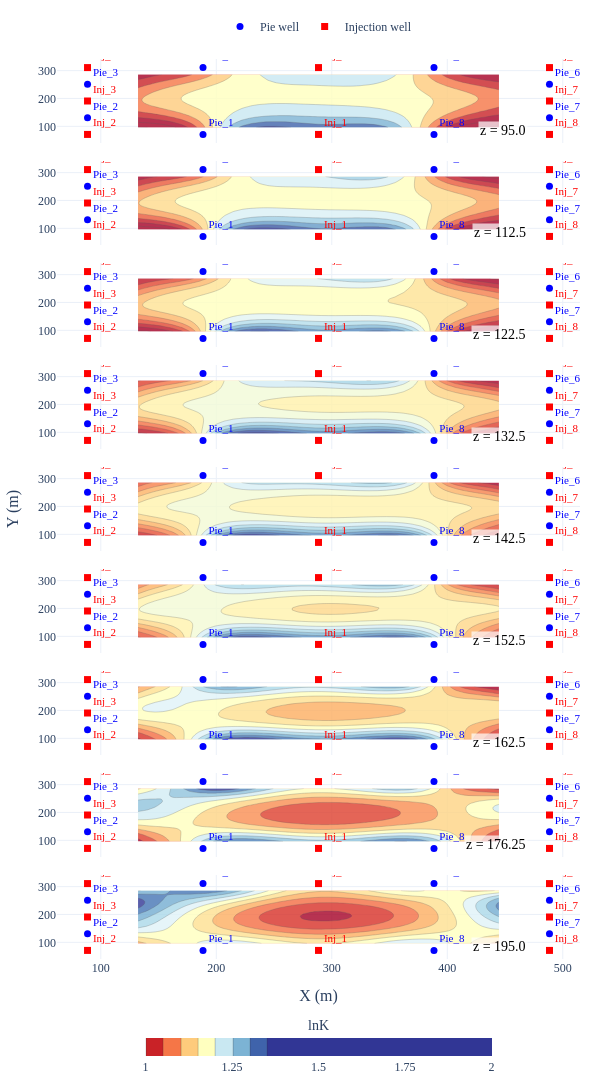

Write notebook code for a chart like this one.
### Markdown cell above
### 2D slice contour plot prior information

### Code cell
fig = plot_all_contours(df_prior_core, f'iter_{iter}', [1, 2], 15, (600, 3600))
# fig = plot_all_contours(df_prior, 'log_K', [-1, 1], 15, (600, 4800))

### Figure 1 — Plotly figure (JSON) as saved in the notebook; plotly's stock layout.template omitted (floating-point values rounded to 4 significant figures; data arrays with more than 128 entries replaced by an {"elided": "..."} marker saying what was removed)
{"data": [{"coloraxis": "coloraxis", "colorscale": [[0, "rgb(165,0,38)"], [0.1, "rgb(215,48,39)"], [0.2, "rgb(244,109,67)"], [0.3, "rgb(253,174,97)"], [0.4, "rgb(254,224,144)"], [0.5, "rgb(255,255,191)"], [0.6, "rgb(224,243,248)"], [0.7, "rgb(171,217,233)"], [0.8, "rgb(116,173,209)"], [0.9, "rgb(69,117,180)"], [1, "rgb(49,54,149)"]], "line": {"color": "#333333", "width": 0.25}, "ncontours": 15, "opacity": 0.8, "showscale": false, "type": "contour", "x": [132.2, 139.8, 147.2, 154.8, 162.2, 169.8, 177.2, 184.8, 192.2, 199.8, 207.2, 214.8, 222.2, 229.8, 237.2, 244.8, 252.2, 259.8, 267.2, 274.0, 280.0, 285.8, 291.2, 297.0, 303.0, 309.8, 317.2, 324.8, 332.2, 339.8, 347.2, 354.8, 362.2, 369.8, 377.2, 384.8, 392.2, 399.8, 407.2, 414.8, 422.2, 429.8, 437.2, 444.8], "xaxis": "x", "y": [96.0, 104.8, 112.2, 119.8, 127.2, 134.8, 142.2, 149.8, 157.2, 164.8, 172.2, 179.8, 187.2, 194.8, 202.2, 209.8, 217.2, 224.8, 232.2, 239.8, 247.2, 254.8, 262.2, 269.8, 277.2, 286.0], "yaxis": "y", "z": {"elided": "26x44 float values"}, "zmax": 2, "zmin": 1}, {"marker": {"color": "blue", "size": 7, "symbol": "circle"}, "mode": "markers+text", "name": "Pie well", "showlegend": true, "text": ["Pie_1", "Pie_2", "Pie_3", "Pie_4", "Pie_5", "Pie_6", "Pie_7", "Pie_8"], "textfont": {"color": "blue", "family": "Times New Roman", "size": 11}, "textposition": "top right", "type": "scatter", "x": [188.5, 88.5, 88.5, 188.5, 388.5, 488.5, 488.5, 388.5], "xaxis": "x", "y": [71, 131, 251, 311, 311, 251, 131, 71], "yaxis": "y"}, {"marker": {"color": "red", "size": 7, "symbol": "square"}, "mode": "markers+text", "name": "Injection well", "showlegend": true, "text": ["Inj_1", "Inj_2", "Inj_3", "Inj_4", "Inj_5", "Inj_6", "Inj_7", "Inj_8"], "textfont": {"color": "red", "family": "Times New Roman", "size": 11}, "textposition": "top right", "type": "scatter", "x": [288.5, 88.5, 88.5, 88.5, 288.5, 488.5, 488.5, 488.5], "xaxis": "x", "y": [71, 71, 191, 311, 311, 311, 191, 71], "yaxis": "y"}, {"coloraxis": "coloraxis", "colorscale": [[0, "rgb(165,0,38)"], [0.1, "rgb(215,48,39)"], [0.2, "rgb(244,109,67)"], [0.3, "rgb(253,174,97)"], [0.4, "rgb(254,224,144)"], [0.5, "rgb(255,255,191)"], [0.6, "rgb(224,243,248)"], [0.7, "rgb(171,217,233)"], [0.8, "rgb(116,173,209)"], [0.9, "rgb(69,117,180)"], [1, "rgb(49,54,149)"]], "line": {"color": "#333333", "width": 0.25}, "ncontours": 15, "opacity": 0.8, "showscale": false, "type": "contour", "x": [132.2, 139.8, 147.2, 154.8, 162.2, 169.8, 177.2, 184.8, 192.2, 199.8, 207.2, 214.8, 222.2, 229.8, 237.2, 244.8, 252.2, 259.8, 267.2, 274.0, 280.0, 285.8, 291.2, 297.0, 303.0, 309.8, 317.2, 324.8, 332.2, 339.8, 347.2, 354.8, 362.2, 369.8, 377.2, 384.8, 392.2, 399.8, 407.2, 414.8, 422.2, 429.8, 437.2, 444.8], "xaxis": "x2", "y": [96.0, 104.8, 112.2, 119.8, 127.2, 134.8, 142.2, 149.8, 157.2, 164.8, 172.2, 179.8, 187.2, 194.8, 202.2, 209.8, 217.2, 224.8, 232.2, 239.8, 247.2, 254.8, 262.2, 269.8, 277.2, 286.0], "yaxis": "y2", "z": {"elided": "26x44 float values"}, "zmax": 2, "zmin": 1}, {"marker": {"color": "blue", "size": 7, "symbol": "circle"}, "mode": "markers+text", "name": "Pie well", "showlegend": false, "text": ["Pie_1", "Pie_2", "Pie_3", "Pie_4", "Pie_5", "Pie_6", "Pie_7", "Pie_8"], "textfont": {"color": "blue", "family": "Times New Roman", "size": 11}, "textposition": "top right", "type": "scatter", "x": [188.5, 88.5, 88.5, 188.5, 388.5, 488.5, 488.5, 388.5], "xaxis": "x2", "y": [71, 131, 251, 311, 311, 251, 131, 71], "yaxis": "y2"}, {"marker": {"color": "red", "size": 7, "symbol": "square"}, "mode": "markers+text", "name": "Injection well", "showlegend": false, "text": ["Inj_1", "Inj_2", "Inj_3", "Inj_4", "Inj_5", "Inj_6", "Inj_7", "Inj_8"], "textfont": {"color": "red", "family": "Times New Roman", "size": 11}, "textposition": "top right", "type": "scatter", "x": [288.5, 88.5, 88.5, 88.5, 288.5, 488.5, 488.5, 488.5], "xaxis": "x2", "y": [71, 71, 191, 311, 311, 311, 191, 71], "yaxis": "y2"}, {"coloraxis": "coloraxis", "colorscale": [[0, "rgb(165,0,38)"], [0.1, "rgb(215,48,39)"], [0.2, "rgb(244,109,67)"], [0.3, "rgb(253,174,97)"], [0.4, "rgb(254,224,144)"], [0.5, "rgb(255,255,191)"], [0.6, "rgb(224,243,248)"], [0.7, "rgb(171,217,233)"], [0.8, "rgb(116,173,209)"], [0.9, "rgb(69,117,180)"], [1, "rgb(49,54,149)"]], "line": {"color": "#333333", "width": 0.25}, "ncontours": 15, "opacity": 0.8, "showscale": false, "type": "contour", "x": [132.2, 139.8, 147.2, 154.8, 162.2, 169.8, 177.2, 184.8, 192.2, 199.8, 207.2, 214.8, 222.2, 229.8, 237.2, 244.8, 252.2, 259.8, 267.2, 274.0, 280.0, 285.8, 291.2, 297.0, 303.0, 309.8, 317.2, 324.8, 332.2, 339.8, 347.2, 354.8, 362.2, 369.8, 377.2, 384.8, 392.2, 399.8, 407.2, 414.8, 422.2, 429.8, 437.2, 444.8], "xaxis": "x3", "y": [96.0, 104.8, 112.2, 119.8, 127.2, 134.8, 142.2, 149.8, 157.2, 164.8, 172.2, 179.8, 187.2, 194.8, 202.2, 209.8, 217.2, 224.8, 232.2, 239.8, 247.2, 254.8, 262.2, 269.8, 277.2, 286.0], "yaxis": "y3", "z": {"elided": "26x44 float values"}, "zmax": 2, "zmin": 1}, {"marker": {"color": "blue", "size": 7, "symbol": "circle"}, "mode": "markers+text", "name": "Pie well", "showlegend": false, "text": ["Pie_1", "Pie_2", "Pie_3", "Pie_4", "Pie_5", "Pie_6", "Pie_7", "Pie_8"], "textfont": {"color": "blue", "family": "Times New Roman", "size": 11}, "textposition": "top right", "type": "scatter", "x": [188.5, 88.5, 88.5, 188.5, 388.5, 488.5, 488.5, 388.5], "xaxis": "x3", "y": [71, 131, 251, 311, 311, 251, 131, 71], "yaxis": "y3"}, {"marker": {"color": "red", "size": 7, "symbol": "square"}, "mode": "markers+text", "name": "Injection well", "showlegend": false, "text": ["Inj_1", "Inj_2", "Inj_3", "Inj_4", "Inj_5", "Inj_6", "Inj_7", "Inj_8"], "textfont": {"color": "red", "family": "Times New Roman", "size": 11}, "textposition": "top right", "type": "scatter", "x": [288.5, 88.5, 88.5, 88.5, 288.5, 488.5, 488.5, 488.5], "xaxis": "x3", "y": [71, 71, 191, 311, 311, 311, 191, 71], "yaxis": "y3"}, {"coloraxis": "coloraxis", "colorscale": [[0, "rgb(165,0,38)"], [0.1, "rgb(215,48,39)"], [0.2, "rgb(244,109,67)"], [0.3, "rgb(253,174,97)"], [0.4, "rgb(254,224,144)"], [0.5, "rgb(255,255,191)"], [0.6, "rgb(224,243,248)"], [0.7, "rgb(171,217,233)"], [0.8, "rgb(116,173,209)"], [0.9, "rgb(69,117,180)"], [1, "rgb(49,54,149)"]], "line": {"color": "#333333", "width": 0.25}, "ncontours": 15, "opacity": 0.8, "showscale": false, "type": "contour", "x": [132.2, 139.8, 147.2, 154.8, 162.2, 169.8, 177.2, 184.8, 192.2, 199.8, 207.2, 214.8, 222.2, 229.8, 237.2, 244.8, 252.2, 259.8, 267.2, 274.0, 280.0, 285.8, 291.2, 297.0, 303.0, 309.8, 317.2, 324.8, 332.2, 339.8, 347.2, 354.8, 362.2, 369.8, 377.2, 384.8, 392.2, 399.8, 407.2, 414.8, 422.2, 429.8, 437.2, 444.8], "xaxis": "x4", "y": [96.0, 104.8, 112.2, 119.8, 127.2, 134.8, 142.2, 149.8, 157.2, 164.8, 172.2, 179.8, 187.2, 194.8, 202.2, 209.8, 217.2, 224.8, 232.2, 239.8, 247.2, 254.8, 262.2, 269.8, 277.2, 286.0], "yaxis": "y4", "z": {"elided": "26x44 float values"}, "zmax": 2, "zmin": 1}, {"marker": {"color": "blue", "size": 7, "symbol": "circle"}, "mode": "markers+text", "name": "Pie well", "showlegend": false, "text": ["Pie_1", "Pie_2", "Pie_3", "Pie_4", "Pie_5", "Pie_6", "Pie_7", "Pie_8"], "textfont": {"color": "blue", "family": "Times New Roman", "size": 11}, "textposition": "top right", "type": "scatter", "x": [188.5, 88.5, 88.5, 188.5, 388.5, 488.5, 488.5, 388.5], "xaxis": "x4", "y": [71, 131, 251, 311, 311, 251, 131, 71], "yaxis": "y4"}, {"marker": {"color": "red", "size": 7, "symbol": "square"}, "mode": "markers+text", "name": "Injection well", "showlegend": false, "text": ["Inj_1", "Inj_2", "Inj_3", "Inj_4", "Inj_5", "Inj_6", "Inj_7", "Inj_8"], "textfont": {"color": "red", "family": "Times New Roman", "size": 11}, "textposition": "top right", "type": "scatter", "x": [288.5, 88.5, 88.5, 88.5, 288.5, 488.5, 488.5, 488.5], "xaxis": "x4", "y": [71, 71, 191, 311, 311, 311, 191, 71], "yaxis": "y4"}, {"coloraxis": "coloraxis", "colorscale": [[0, "rgb(165,0,38)"], [0.1, "rgb(215,48,39)"], [0.2, "rgb(244,109,67)"], [0.3, "rgb(253,174,97)"], [0.4, "rgb(254,224,144)"], [0.5, "rgb(255,255,191)"], [0.6, "rgb(224,243,248)"], [0.7, "rgb(171,217,233)"], [0.8, "rgb(116,173,209)"], [0.9, "rgb(69,117,180)"], [1, "rgb(49,54,149)"]], "line": {"color": "#333333", "width": 0.25}, "ncontours": 15, "opacity": 0.8, "showscale": false, "type": "contour", "x": [132.2, 139.8, 147.2, 154.8, 162.2, 169.8, 177.2, 184.8, 192.2, 199.8, 207.2, 214.8, 222.2, 229.8, 237.2, 244.8, 252.2, 259.8, 267.2, 274.0, 280.0, 285.8, 291.2, 297.0, 303.0, 309.8, 317.2, 324.8, 332.2, 339.8, 347.2, 354.8, 362.2, 369.8, 377.2, 384.8, 392.2, 399.8, 407.2, 414.8, 422.2, 429.8, 437.2, 444.8], "xaxis": "x5", "y": [96.0, 104.8, 112.2, 119.8, 127.2, 134.8, 142.2, 149.8, 157.2, 164.8, 172.2, 179.8, 187.2, 194.8, 202.2, 209.8, 217.2, 224.8, 232.2, 239.8, 247.2, 254.8, 262.2, 269.8, 277.2, 286.0], "yaxis": "y5", "z": {"elided": "26x44 float values"}, "zmax": 2, "zmin": 1}, {"marker": {"color": "blue", "size": 7, "symbol": "circle"}, "mode": "markers+text", "name": "Pie well", "showlegend": false, "text": ["Pie_1", "Pie_2", "Pie_3", "Pie_4", "Pie_5", "Pie_6", "Pie_7", "Pie_8"], "textfont": {"color": "blue", "family": "Times New Roman", "size": 11}, "textposition": "top right", "type": "scatter", "x": [188.5, 88.5, 88.5, 188.5, 388.5, 488.5, 488.5, 388.5], "xaxis": "x5", "y": [71, 131, 251, 311, 311, 251, 131, 71], "yaxis": "y5"}, {"marker": {"color": "red", "size": 7, "symbol": "square"}, "mode": "markers+text", "name": "Injection well", "showlegend": false, "text": ["Inj_1", "Inj_2", "Inj_3", "Inj_4", "Inj_5", "Inj_6", "Inj_7", "Inj_8"], "textfont": {"color": "red", "family": "Times New Roman", "size": 11}, "textposition": "top right", "type": "scatter", "x": [288.5, 88.5, 88.5, 88.5, 288.5, 488.5, 488.5, 488.5], "xaxis": "x5", "y": [71, 71, 191, 311, 311, 311, 191, 71], "yaxis": "y5"}, {"coloraxis": "coloraxis", "colorscale": [[0, "rgb(165,0,38)"], [0.1, "rgb(215,48,39)"], [0.2, "rgb(244,109,67)"], [0.3, "rgb(253,174,97)"], [0.4, "rgb(254,224,144)"], [0.5, "rgb(255,255,191)"], [0.6, "rgb(224,243,248)"], [0.7, "rgb(171,217,233)"], [0.8, "rgb(116,173,209)"], [0.9, "rgb(69,117,180)"], [1, "rgb(49,54,149)"]], "line": {"color": "#333333", "width": 0.25}, "ncontours": 15, "opacity": 0.8, "showscale": false, "type": "contour", "x": [132.2, 139.8, 147.2, 154.8, 162.2, 169.8, 177.2, 184.8, 192.2, 199.8, 207.2, 214.8, 222.2, 229.8, 237.2, 244.8, 252.2, 259.8, 267.2, 274.0, 280.0, 285.8, 291.2, 297.0, 303.0, 309.8, 317.2, 324.8, 332.2, 339.8, 347.2, 354.8, 362.2, 369.8, 377.2, 384.8, 392.2, 399.8, 407.2, 414.8, 422.2, 429.8, 437.2, 444.8], "xaxis": "x6", "y": [96.0, 104.8, 112.2, 119.8, 127.2, 134.8, 142.2, 149.8, 157.2, 164.8, 172.2, 179.8, 187.2, 194.8, 202.2, 209.8, 217.2, 224.8, 232.2, 239.8, 247.2, 254.8, 262.2, 269.8, 277.2, 286.0], "yaxis": "y6", "z": {"elided": "26x44 float values"}, "zmax": 2, "zmin": 1}, {"marker": {"color": "blue", "size": 7, "symbol": "circle"}, "mode": "markers+text", "name": "Pie well", "showlegend": false, "text": ["Pie_1", "Pie_2", "Pie_3", "Pie_4", "Pie_5", "Pie_6", "Pie_7", "Pie_8"], "textfont": {"color": "blue", "family": "Times New Roman", "size": 11}, "textposition": "top right", "type": "scatter", "x": [188.5, 88.5, 88.5, 188.5, 388.5, 488.5, 488.5, 388.5], "xaxis": "x6", "y": [71, 131, 251, 311, 311, 251, 131, 71], "yaxis": "y6"}, {"marker": {"color": "red", "size": 7, "symbol": "square"}, "mode": "markers+text", "name": "Injection well", "showlegend": false, "text": ["Inj_1", "Inj_2", "Inj_3", "Inj_4", "Inj_5", "Inj_6", "Inj_7", "Inj_8"], "textfont": {"color": "red", "family": "Times New Roman", "size": 11}, "textposition": "top right", "type": "scatter", "x": [288.5, 88.5, 88.5, 88.5, 288.5, 488.5, 488.5, 488.5], "xaxis": "x6", "y": [71, 71, 191, 311, 311, 311, 191, 71], "yaxis": "y6"}, {"coloraxis": "coloraxis", "colorscale": [[0, "rgb(165,0,38)"], [0.1, "rgb(215,48,39)"], [0.2, "rgb(244,109,67)"], [0.3, "rgb(253,174,97)"], [0.4, "rgb(254,224,144)"], [0.5, "rgb(255,255,191)"], [0.6, "rgb(224,243,248)"], [0.7, "rgb(171,217,233)"], [0.8, "rgb(116,173,209)"], [0.9, "rgb(69,117,180)"], [1, "rgb(49,54,149)"]], "line": {"color": "#333333", "width": 0.25}, "ncontours": 15, "opacity": 0.8, "showscale": false, "type": "contour", "x": [132.2, 139.8, 147.2, 154.8, 162.2, 169.8, 177.2, 184.8, 192.2, 199.8, 207.2, 214.8, 222.2, 229.8, 237.2, 244.8, 252.2, 259.8, 267.2, 274.0, 280.0, 285.8, 291.2, 297.0, 303.0, 309.8, 317.2, 324.8, 332.2, 339.8, 347.2, 354.8, 362.2, 369.8, 377.2, 384.8, 392.2, 399.8, 407.2, 414.8, 422.2, 429.8, 437.2, 444.8], "xaxis": "x7", "y": [96.0, 104.8, 112.2, 119.8, 127.2, 134.8, 142.2, 149.8, 157.2, 164.8, 172.2, 179.8, 187.2, 194.8, 202.2, 209.8, 217.2, 224.8, 232.2, 239.8, 247.2, 254.8, 262.2, 269.8, 277.2, 286.0], "yaxis": "y7", "z": {"elided": "26x44 float values"}, "zmax": 2, "zmin": 1}, {"marker": {"color": "blue", "size": 7, "symbol": "circle"}, "mode": "markers+text", "name": "Pie well", "showlegend": false, "text": ["Pie_1", "Pie_2", "Pie_3", "Pie_4", "Pie_5", "Pie_6", "Pie_7", "Pie_8"], "textfont": {"color": "blue", "family": "Times New Roman", "size": 11}, "textposition": "top right", "type": "scatter", "x": [188.5, 88.5, 88.5, 188.5, 388.5, 488.5, 488.5, 388.5], "xaxis": "x7", "y": [71, 131, 251, 311, 311, 251, 131, 71], "yaxis": "y7"}, {"marker": {"color": "red", "size": 7, "symbol": "square"}, "mode": "markers+text", "name": "Injection well", "showlegend": false, "text": ["Inj_1", "Inj_2", "Inj_3", "Inj_4", "Inj_5", "Inj_6", "Inj_7", "Inj_8"], "textfont": {"color": "red", "family": "Times New Roman", "size": 11}, "textposition": "top right", "type": "scatter", "x": [288.5, 88.5, 88.5, 88.5, 288.5, 488.5, 488.5, 488.5], "xaxis": "x7", "y": [71, 71, 191, 311, 311, 311, 191, 71], "yaxis": "y7"}, {"coloraxis": "coloraxis", "colorscale": [[0, "rgb(165,0,38)"], [0.1, "rgb(215,48,39)"], [0.2, "rgb(244,109,67)"], [0.3, "rgb(253,174,97)"], [0.4, "rgb(254,224,144)"], [0.5, "rgb(255,255,191)"], [0.6, "rgb(224,243,248)"], [0.7, "rgb(171,217,233)"], [0.8, "rgb(116,173,209)"], [0.9, "rgb(69,117,180)"], [1, "rgb(49,54,149)"]], "line": {"color": "#333333", "width": 0.25}, "ncontours": 15, "opacity": 0.8, "showscale": false, "type": "contour", "x": [132.2, 139.8, 147.2, 154.8, 162.2, 169.8, 177.2, 184.8, 192.2, 199.8, 207.2, 214.8, 222.2, 229.8, 237.2, 244.8, 252.2, 259.8, 267.2, 274.0, 280.0, 285.8, 291.2, 297.0, 303.0, 309.8, 317.2, 324.8, 332.2, 339.8, 347.2, 354.8, 362.2, 369.8, 377.2, 384.8, 392.2, 399.8, 407.2, 414.8, 422.2, 429.8, 437.2, 444.8], "xaxis": "x8", "y": [96.0, 104.8, 112.2, 119.8, 127.2, 134.8, 142.2, 149.8, 157.2, 164.8, 172.2, 179.8, 187.2, 194.8, 202.2, 209.8, 217.2, 224.8, 232.2, 239.8, 247.2, 254.8, 262.2, 269.8, 277.2, 286.0], "yaxis": "y8", "z": {"elided": "26x44 float values"}, "zmax": 2, "zmin": 1}, {"marker": {"color": "blue", "size": 7, "symbol": "circle"}, "mode": "markers+text", "name": "Pie well", "showlegend": false, "text": ["Pie_1", "Pie_2", "Pie_3", "Pie_4", "Pie_5", "Pie_6", "Pie_7", "Pie_8"], "textfont": {"color": "blue", "family": "Times New Roman", "size": 11}, "textposition": "top right", "type": "scatter", "x": [188.5, 88.5, 88.5, 188.5, 388.5, 488.5, 488.5, 388.5], "xaxis": "x8", "y": [71, 131, 251, 311, 311, 251, 131, 71], "yaxis": "y8"}, {"marker": {"color": "red", "size": 7, "symbol": "square"}, "mode": "markers+text", "name": "Injection well", "showlegend": false, "text": ["Inj_1", "Inj_2", "Inj_3", "Inj_4", "Inj_5", "Inj_6", "Inj_7", "Inj_8"], "textfont": {"color": "red", "family": "Times New Roman", "size": 11}, "textposition": "top right", "type": "scatter", "x": [288.5, 88.5, 88.5, 88.5, 288.5, 488.5, 488.5, 488.5], "xaxis": "x8", "y": [71, 71, 191, 311, 311, 311, 191, 71], "yaxis": "y8"}, {"coloraxis": "coloraxis", "colorscale": [[0, "rgb(165,0,38)"], [0.1, "rgb(215,48,39)"], [0.2, "rgb(244,109,67)"], [0.3, "rgb(253,174,97)"], [0.4, "rgb(254,224,144)"], [0.5, "rgb(255,255,191)"], [0.6, "rgb(224,243,248)"], [0.7, "rgb(171,217,233)"], [0.8, "rgb(116,173,209)"], [0.9, "rgb(69,117,180)"], [1, "rgb(49,54,149)"]], "line": {"color": "#333333", "width": 0.25}, "ncontours": 15, "opacity": 0.8, "showscale": false, "type": "contour", "x": [132.2, 139.8, 147.2, 154.8, 162.2, 169.8, 177.2, 184.8, 192.2, 199.8, 207.2, 214.8, 222.2, 229.8, 237.2, 244.8, 252.2, 259.8, 267.2, 274.0, 280.0, 285.8, 291.2, 297.0, 303.0, 309.8, 317.2, 324.8, 332.2, 339.8, 347.2, 354.8, 362.2, 369.8, 377.2, 384.8, 392.2, 399.8, 407.2, 414.8, 422.2, 429.8, 437.2, 444.8], "xaxis": "x9", "y": [96.0, 104.8, 112.2, 119.8, 127.2, 134.8, 142.2, 149.8, 157.2, 164.8, 172.2, 179.8, 187.2, 194.8, 202.2, 209.8, 217.2, 224.8, 232.2, 239.8, 247.2, 254.8, 262.2, 269.8, 277.2, 286.0], "yaxis": "y9", "z": {"elided": "26x44 float values"}, "zmax": 2, "zmin": 1}, {"marker": {"color": "blue", "size": 7, "symbol": "circle"}, "mode": "markers+text", "name": "Pie well", "showlegend": false, "text": ["Pie_1", "Pie_2", "Pie_3", "Pie_4", "Pie_5", "Pie_6", "Pie_7", "Pie_8"], "textfont": {"color": "blue", "family": "Times New Roman", "size": 11}, "textposition": "top right", "type": "scatter", "x": [188.5, 88.5, 88.5, 188.5, 388.5, 488.5, 488.5, 388.5], "xaxis": "x9", "y": [71, 131, 251, 311, 311, 251, 131, 71], "yaxis": "y9"}, {"marker": {"color": "red", "size": 7, "symbol": "square"}, "mode": "markers+text", "name": "Injection well", "showlegend": false, "text": ["Inj_1", "Inj_2", "Inj_3", "Inj_4", "Inj_5", "Inj_6", "Inj_7", "Inj_8"], "textfont": {"color": "red", "family": "Times New Roman", "size": 11}, "textposition": "top right", "type": "scatter", "x": [288.5, 88.5, 88.5, 88.5, 288.5, 488.5, 488.5, 488.5], "xaxis": "x9", "y": [71, 71, 191, 311, 311, 311, 191, 71], "yaxis": "y9"}], "layout": {"annotations": [{"bgcolor": "rgba(255,255,255,0.7)", "font": {"color": "black", "family": "Times New Roman", "size": 14}, "showarrow": false, "text": "z = 95.0", "x": 0.9, "xanchor": "right", "xref": "paper", "y": 0.03, "yanchor": "bottom", "yref": "y domain"}, {"bgcolor": "rgba(255,255,255,0.7)", "font": {"color": "black", "family": "Times New Roman", "size": 14}, "showarrow": false, "text": "z = 112.5", "x": 0.9, "xanchor": "right", "xref": "paper", "y": 0.03, "yanchor": "bottom", "yref": "y2 domain"}, {"bgcolor": "rgba(255,255,255,0.7)", "font": {"color": "black", "family": "Times New Roman", "size": 14}, "showarrow": false, "text": "z = 122.5", "x": 0.9, "xanchor": "right", "xref": "paper", "y": 0.03, "yanchor": "bottom", "yref": "y3 domain"}, {"bgcolor": "rgba(255,255,255,0.7)", "font": {"color": "black", "family": "Times New Roman", "size": 14}, "showarrow": false, "text": "z = 132.5", "x": 0.9, "xanchor": "right", "xref": "paper", "y": 0.03, "yanchor": "bottom", "yref": "y4 domain"}, {"bgcolor": "rgba(255,255,255,0.7)", "font": {"color": "black", "family": "Times New Roman", "size": 14}, "showarrow": false, "text": "z = 142.5", "x": 0.9, "xanchor": "right", "xref": "paper", "y": 0.03, "yanchor": "bottom", "yref": "y5 domain"}, {"bgcolor": "rgba(255,255,255,0.7)", "font": {"color": "black", "family": "Times New Roman", "size": 14}, "showarrow": false, "text": "z = 152.5", "x": 0.9, "xanchor": "right", "xref": "paper", "y": 0.03, "yanchor": "bottom", "yref": "y6 domain"}, {"bgcolor": "rgba(255,255,255,0.7)", "font": {"color": "black", "family": "Times New Roman", "size": 14}, "showarrow": false, "text": "z = 162.5", "x": 0.9, "xanchor": "right", "xref": "paper", "y": 0.03, "yanchor": "bottom", "yref": "y7 domain"}, {"bgcolor": "rgba(255,255,255,0.7)", "font": {"color": "black", "family": "Times New Roman", "size": 14}, "showarrow": false, "text": "z = 176.25", "x": 0.9, "xanchor": "right", "xref": "paper", "y": 0.03, "yanchor": "bottom", "yref": "y8 domain"}, {"bgcolor": "rgba(255,255,255,0.7)", "font": {"color": "black", "family": "Times New Roman", "size": 14}, "showarrow": false, "text": "z = 195.0", "x": 0.9, "xanchor": "right", "xref": "paper", "y": 0.03, "yanchor": "bottom", "yref": "y9 domain"}], "coloraxis": {"cmax": 2, "cmin": 1, "colorbar": {"len": 0.7, "orientation": "h", "outlinewidth": 0, "thickness": 18, "tickfont": {"family": "Times New Roman", "size": 12}, "title": {"side": "top", "text": "lnK"}, "x": 0.5, "xanchor": "center", "y": -0.06, "yanchor": "top"}, "colorscale": [[0, "rgb(165,0,38)"], [0.1, "rgb(215,48,39)"], [0.2, "rgb(244,109,67)"], [0.3, "rgb(253,174,97)"], [0.4, "rgb(254,224,144)"], [0.5, "rgb(255,255,191)"], [0.6, "rgb(224,243,248)"], [0.7, "rgb(171,217,233)"], [0.8, "rgb(116,173,209)"], [0.9, "rgb(69,117,180)"], [1, "rgb(49,54,149)"]]}, "font": {"family": "Times New Roman"}, "height": 3600, "legend": {"orientation": "h", "x": 0.5, "xanchor": "center", "y": 1.02, "yanchor": "bottom"}, "margin": {"b": 60, "l": 20, "r": 20, "t": 20}, "width": 600, "xaxis": {"anchor": "y", "domain": [0, 1], "matches": "x9", "showticklabels": false, "tickfont": {"family": "Times New Roman", "size": 12}, "title": {"font": {"family": "Times New Roman", "size": 16}, "text": ""}}, "xaxis2": {"anchor": "y2", "domain": [0, 1], "matches": "x9", "showticklabels": false, "tickfont": {"family": "Times New Roman", "size": 12}, "title": {"font": {"family": "Times New Roman", "size": 16}, "text": ""}}, "xaxis3": {"anchor": "y3", "domain": [0, 1], "matches": "x9", "showticklabels": false, "tickfont": {"family": "Times New Roman", "size": 12}, "title": {"font": {"family": "Times New Roman", "size": 16}, "text": ""}}, "xaxis4": {"anchor": "y4", "domain": [0, 1], "matches": "x9", "showticklabels": false, "tickfont": {"family": "Times New Roman", "size": 12}, "title": {"font": {"family": "Times New Roman", "size": 16}, "text": ""}}, "xaxis5": {"anchor": "y5", "domain": [0, 1], "matches": "x9", "showticklabels": false, "tickfont": {"family": "Times New Roman", "size": 12}, "title": {"font": {"family": "Times New Roman", "size": 16}, "text": ""}}, "xaxis6": {"anchor": "y6", "domain": [0, 1], "matches": "x9", "showticklabels": false, "tickfont": {"family": "Times New Roman", "size": 12}, "title": {"font": {"family": "Times New Roman", "size": 16}, "text": ""}}, "xaxis7": {"anchor": "y7", "domain": [0, 1], "matches": "x9", "showticklabels": false, "tickfont": {"family": "Times New Roman", "size": 12}, "title": {"font": {"family": "Times New Roman", "size": 16}, "text": ""}}, "xaxis8": {"anchor": "y8", "domain": [0, 1], "matches": "x9", "showticklabels": false, "tickfont": {"family": "Times New Roman", "size": 12}, "title": {"font": {"family": "Times New Roman", "size": 16}, "text": ""}}, "xaxis9": {"anchor": "y9", "domain": [0, 1], "tickfont": {"family": "Times New Roman", "size": 12}, "title": {"font": {"family": "Times New Roman", "size": 16}, "text": "X (m)"}}, "yaxis": {"anchor": "x", "domain": [0.9067, 1], "tickfont": {"family": "Times New Roman", "size": 12}, "title": {"font": {"family": "Times New Roman", "size": 16}}}, "yaxis2": {"anchor": "x2", "domain": [0.7933, 0.8867], "tickfont": {"family": "Times New Roman", "size": 12}, "title": {"font": {"family": "Times New Roman", "size": 16}}}, "yaxis3": {"anchor": "x3", "domain": [0.68, 0.7733], "tickfont": {"family": "Times New Roman", "size": 12}, "title": {"font": {"family": "Times New Roman", "size": 16}}}, "yaxis4": {"anchor": "x4", "domain": [0.5667, 0.66], "tickfont": {"family": "Times New Roman", "size": 12}, "title": {"font": {"family": "Times New Roman", "size": 16}}}, "yaxis5": {"anchor": "x5", "domain": [0.4533, 0.5467], "tickfont": {"family": "Times New Roman", "size": 12}, "title": {"font": {"family": "Times New Roman", "size": 16}, "text": "Y (m)"}}, "yaxis6": {"anchor": "x6", "domain": [0.34, 0.4333], "tickfont": {"family": "Times New Roman", "size": 12}, "title": {"font": {"family": "Times New Roman", "size": 16}}}, "yaxis7": {"anchor": "x7", "domain": [0.2267, 0.32], "tickfont": {"family": "Times New Roman", "size": 12}, "title": {"font": {"family": "Times New Roman", "size": 16}}}, "yaxis8": {"anchor": "x8", "domain": [0.1133, 0.2067], "tickfont": {"family": "Times New Roman", "size": 12}, "title": {"font": {"family": "Times New Roman", "size": 16}}}, "yaxis9": {"anchor": "x9", "domain": [0, 0.09333], "tickfont": {"family": "Times New Roman", "size": 12}, "title": {"font": {"family": "Times New Roman", "size": 16}}}}}
